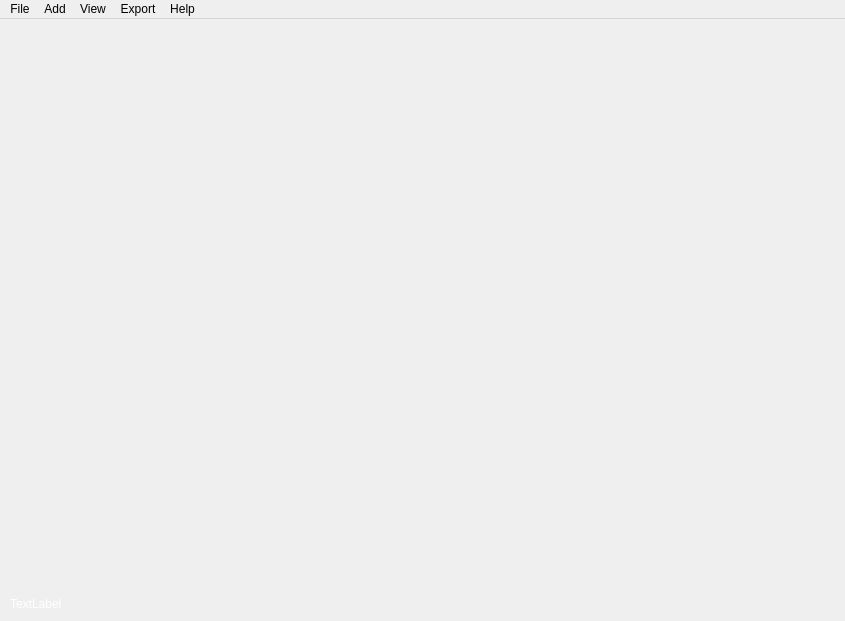
<?xml version="1.0" encoding="UTF-8"?>
<ui version="4.0">
 <class>MainWindow</class>
 <widget class="QMainWindow" name="MainWindow">
  <property name="geometry">
   <rect>
    <x>0</x>
    <y>0</y>
    <width>845</width>
    <height>621</height>
   </rect>
  </property>
  <property name="windowTitle">
   <string>MainWindow</string>
  </property>
  <widget class="QWidget" name="centralwidget">
   <layout class="QGridLayout" name="gridLayout">
    <property name="margin">
     <number>0</number>
    </property>
    <item row="0" column="0">
     <layout class="QHBoxLayout" name="horizontalLayout">
      <item>
       <layout class="QVBoxLayout" name="verticalLayout_2">
        <item>
         <spacer name="verticalSpacer">
          <property name="orientation">
           <enum>Qt::Vertical</enum>
          </property>
          <property name="sizeHint" stdset="0">
           <size>
            <width>20</width>
            <height>40</height>
           </size>
          </property>
         </spacer>
        </item>
        <item>
         <widget class="QLabel" name="label">
          <property name="minimumSize">
           <size>
            <width>200</width>
            <height>0</height>
           </size>
          </property>
          <property name="styleSheet">
           <string notr="true">QLabel { color: white; }</string>
          </property>
          <property name="text">
           <string>TextLabel</string>
          </property>
          <property name="indent">
           <number>10</number>
          </property>
         </widget>
        </item>
        <item>
         <spacer name="verticalSpacer_3">
          <property name="orientation">
           <enum>Qt::Vertical</enum>
          </property>
          <property name="sizeType">
           <enum>QSizePolicy::Fixed</enum>
          </property>
          <property name="sizeHint" stdset="0">
           <size>
            <width>20</width>
            <height>10</height>
           </size>
          </property>
         </spacer>
        </item>
       </layout>
      </item>
      <item>
       <spacer name="horizontalSpacer">
        <property name="orientation">
         <enum>Qt::Horizontal</enum>
        </property>
        <property name="sizeHint" stdset="0">
         <size>
          <width>40</width>
          <height>20</height>
         </size>
        </property>
       </spacer>
      </item>
      <item>
       <layout class="QVBoxLayout" name="verticalLayout">
        <item>
         <widget class="ViewSelector" name="view_selector" native="true">
          <property name="sizePolicy">
           <sizepolicy hsizetype="Maximum" vsizetype="Maximum">
            <horstretch>0</horstretch>
            <verstretch>0</verstretch>
           </sizepolicy>
          </property>
          <property name="minimumSize">
           <size>
            <width>134</width>
            <height>101</height>
           </size>
          </property>
         </widget>
        </item>
        <item>
         <spacer name="verticalSpacer_2">
          <property name="orientation">
           <enum>Qt::Vertical</enum>
          </property>
          <property name="sizeHint" stdset="0">
           <size>
            <width>20</width>
            <height>40</height>
           </size>
          </property>
         </spacer>
        </item>
       </layout>
      </item>
     </layout>
    </item>
   </layout>
  </widget>
  <widget class="QMenuBar" name="menubar">
   <property name="geometry">
    <rect>
     <x>0</x>
     <y>0</y>
     <width>845</width>
     <height>22</height>
    </rect>
   </property>
   <widget class="QMenu" name="menuFile">
    <property name="title">
     <string>File</string>
    </property>
    <addaction name="actionNew"/>
    <addaction name="actionOpen"/>
    <addaction name="actionSave"/>
    <addaction name="actionSaveAs"/>
    <addaction name="actionQuit"/>
   </widget>
   <widget class="QMenu" name="menuExport">
    <property name="title">
     <string>Export</string>
    </property>
    <addaction name="actionExportMesh"/>
    <addaction name="actionExportJSON"/>
   </widget>
   <widget class="QMenu" name="menuHelp">
    <property name="title">
     <string>Help</string>
    </property>
    <addaction name="actionAbout"/>
   </widget>
   <widget class="QMenu" name="menuAdd">
    <property name="title">
     <string>Add</string>
    </property>
   </widget>
   <widget class="QMenu" name="menuView">
    <property name="title">
     <string>View</string>
    </property>
    <widget class="QMenu" name="menuPaint_engine">
     <property name="title">
      <string>Paint engine</string>
     </property>
     <addaction name="actionRaster"/>
     <addaction name="actionOpenGL"/>
    </widget>
    <addaction name="menuPaint_engine"/>
   </widget>
   <addaction name="menuFile"/>
   <addaction name="menuAdd"/>
   <addaction name="menuView"/>
   <addaction name="menuExport"/>
   <addaction name="menuHelp"/>
  </widget>
  <action name="actionNew">
   <property name="text">
    <string>New</string>
   </property>
  </action>
  <action name="actionOpen">
   <property name="text">
    <string>Open</string>
   </property>
  </action>
  <action name="actionSave">
   <property name="text">
    <string>Save</string>
   </property>
  </action>
  <action name="actionSaveAs">
   <property name="text">
    <string>Save As</string>
   </property>
  </action>
  <action name="actionQuit">
   <property name="text">
    <string>Quit</string>
   </property>
  </action>
  <action name="actionExportMesh">
   <property name="text">
    <string>Mesh (.stl)</string>
   </property>
  </action>
  <action name="actionAbout">
   <property name="text">
    <string>About</string>
   </property>
  </action>
  <action name="actionExportJSON">
   <property name="text">
    <string>JSON</string>
   </property>
  </action>
  <action name="actionRaster">
   <property name="text">
    <string>Raster</string>
   </property>
  </action>
  <action name="actionOpenGL">
   <property name="text">
    <string>OpenGL</string>
   </property>
  </action>
 </widget>
 <customwidgets>
  <customwidget>
   <class>ViewSelector</class>
   <extends>QWidget</extends>
   <header>../src/ui/view_selector.h</header>
   <container>1</container>
  </customwidget>
 </customwidgets>
 <resources/>
 <connections/>
</ui>
